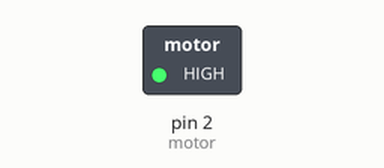
Simulated run of this sketch. Board: Arduino Uno, built with avr-gcc and run on an emulated ATmega328P. Parts: switched loads named in the sketch (green lamp = pin HIGH).

Above: at 1.0 s.
At 3.0 s:
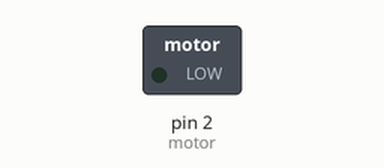
Timing chart, 0 to 5.2 s (numbered marks = the images above):
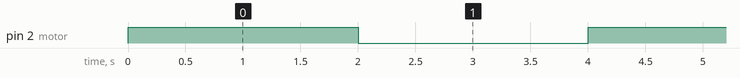

Measured:
- by itself, pin 2 (motor): alternates HIGH for 2.0 s and LOW for 2.0 s

The sketch:

motor_dc_diodo_transistor.ino
```cpp
#define motor 2		// 'definição' da porta 2 do motor
int tempo = 2000;		// variável de tempo

void setup(){
  pinMode(motor, OUTPUT);
  digitalWrite(motor, HIGH);
}

void loop(){
  digitalWrite(motor, HIGH);		// definindo o estado (ligado) da porta digita '2'
  delay(tempo);		// dando um tempo instançiado na variável 'tempo'
  digitalWrite(motor, LOW);// estado(desigado)
  delay(tempo);		// esperando de mais 2 segundos com ele desigado
  }
```
